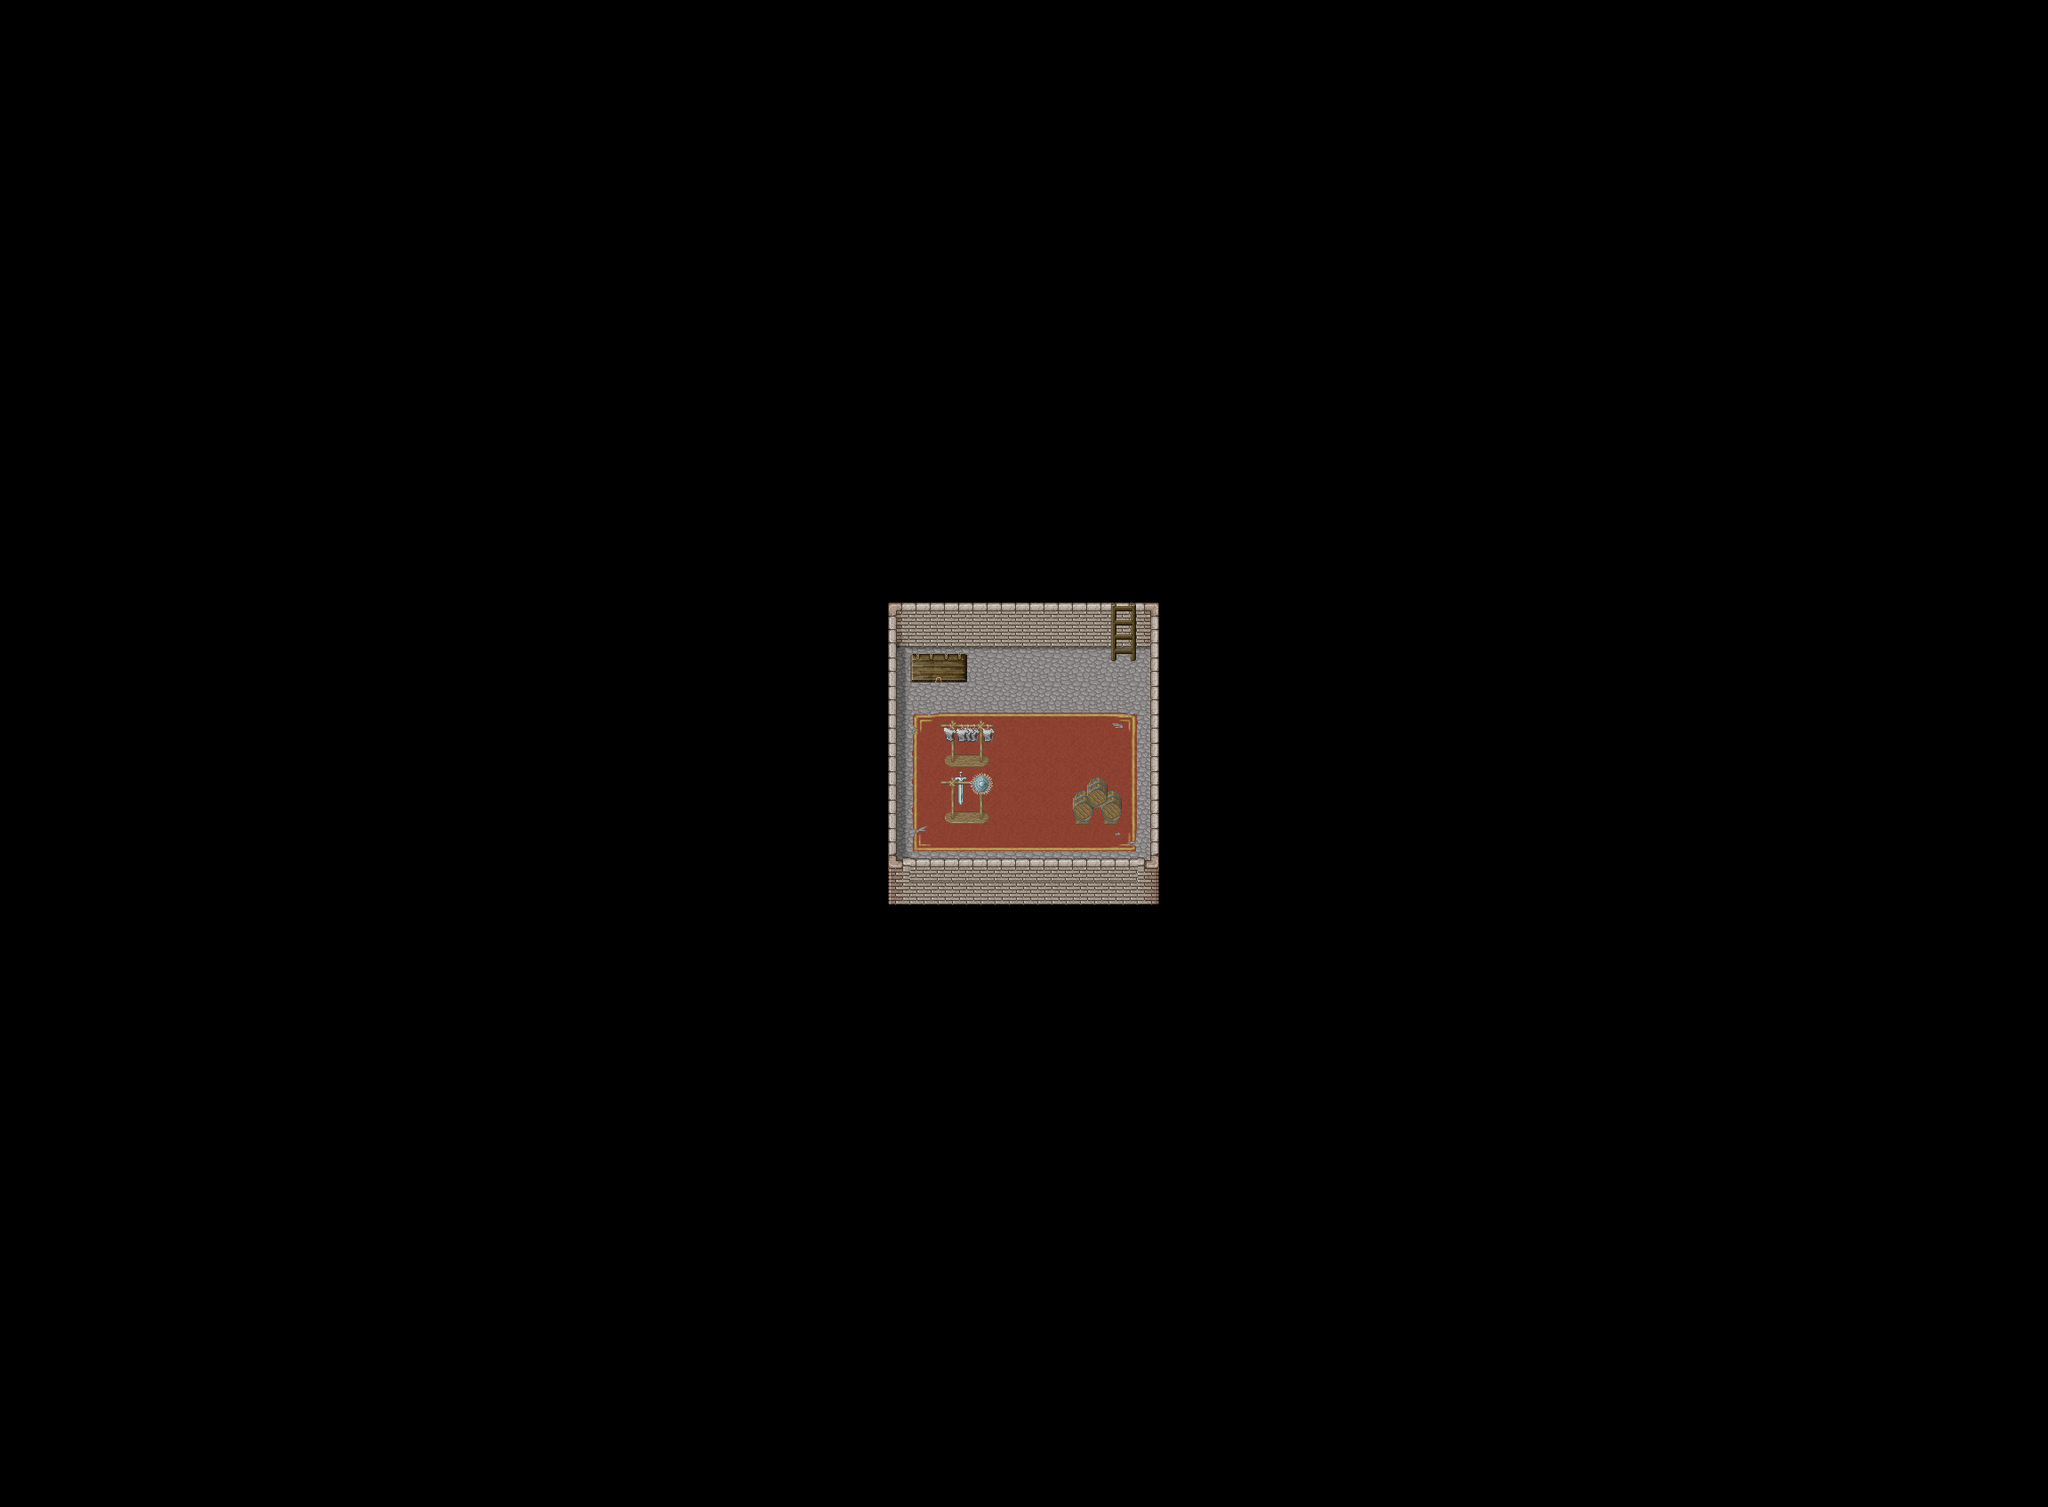

Below is a game level as drawn by its tile map, then a one-line description and the .tmx that defines it (tile-layer data replaced by summaries):
An orthogonal 72x53 tile map with 32x32 px tiles, 4 tile layers (Ground1, Ground2, Fringe, Over), 2 hidden layers not drawn, 5 tilesets and 6 objects (4x fixme, warp, spawn).

<map version="1.4" tiledversion="1.4.1" orientation="orthogonal" renderorder="right-down" compressionlevel="0" width="72" height="53" tilewidth="32" tileheight="32" infinite="0" nextlayerid="17" nextobjectid="119">
 <properties>
  <property name="background0image" value="graphics/images/spit23loginwallpaper_800x600.png" />
  <property name="author" value="seeds, Saulc" />
  <property name="license" value="CC BY-SA 4.0" />
  <property name="manaplus version" value="2" />
  <property name="minimap" value="graphics/minimaps/006-2-4.png" />
  <property name="music" value="peace3.ogg" />
  <property name="name" value="Training Room" />
 </properties>
 <tileset firstgid="1" source="../graphics/tilesets/collision.tsx" />
 <tileset firstgid="10" name="woodland_indoor" tilewidth="32" tileheight="32" tilecount="256" columns="16">
  <image source="../graphics/tilesets/woodland_indoor.png" width="512" height="512" />
 </tileset>
 <tileset firstgid="266" name="concreteWalls" tilewidth="32" tileheight="32" tilecount="336" columns="16">
  <image source="../graphics/tilesets/concreteWalls.png" width="512" height="672" />
 </tileset>
 <tileset firstgid="602" name="castle2" tilewidth="32" tileheight="32" tilecount="256" columns="16">
  <image source="../graphics/tilesets/castle2.png" width="512" height="512" />
 </tileset>
 <tileset firstgid="858" name="artis-accessory-x1x2" tilewidth="32" tileheight="32" tilecount="96" columns="16">
  <image source="../graphics/tilesets/evol/artis-accessory-x1x2.png" width="512" height="192" />
 </tileset>
 <layer id="1" name="Ground1" width="72" height="53">
  <data>[3816 cells, 3816 non-empty, 3 distinct tile ids]</data>
 </layer>
 <layer id="2" name="Ground2" width="72" height="53">
  <data>[3816 cells, 68 non-empty, 18 distinct tile ids]</data>
 </layer>
 <layer id="4" name="Fringe" width="72" height="53">
  <data>[3816 cells, 17 non-empty, 17 distinct tile ids]</data>
 </layer>
 <layer id="5" name="Over" width="72" height="53">
  <data>[3816 cells, 20 non-empty, 6 distinct tile ids]</data>
 </layer>
 <layer id="6" name="Collision" width="72" height="53" visible="0">
  <data>[3816 cells, 3758 non-empty, 1 distinct tile ids]</data>
 </layer>
 <layer id="11" name="Heights" width="72" height="53" visible="0">
  <data>[3816 cells, 0 non-empty, 0 distinct tile ids]</data>
 </layer>
 <objectgroup id="16" name="Objects" visible="0" />
 <objectgroup color="#000000" id="8" name="Warps" visible="0">
  <object id="22" name="To Throne Room" type="warp" x="1248" y="704" width="32" height="32">
   <properties>
    <property name="dest_map" value="006-2-5" />
    <property name="dest_x" value="43" />
    <property name="dest_y" value="24" />
   </properties>
  </object>
 </objectgroup>
 <objectgroup color="#204a87" id="7" name="Spawns" visible="0">
  <object id="15" name="Piou Knight" type="spawn" x="1024" y="800" width="256" height="160">
   <properties>
    <property name="death" value="30000" />
    <property name="max_beings" value="2" />
    <property name="monster_id" value="1434" />
    <property name="spawn" value="30000" />
   </properties>
  </object>
 </objectgroup>
 <objectgroup color="#ffff00" id="15" name="Margins" visible="0">
  <object id="114" name="margin" type="fixme" x="992" y="0" width="672" height="672" />
  <object id="115" name="margin" type="fixme" x="1312" y="672" width="992" height="640" />
  <object id="116" name="margin" type="fixme" x="640" y="1024" width="672" height="672" />
  <object id="117" name="margin" type="fixme" x="0" y="672" width="992" height="640" />
 </objectgroup>
</map>
